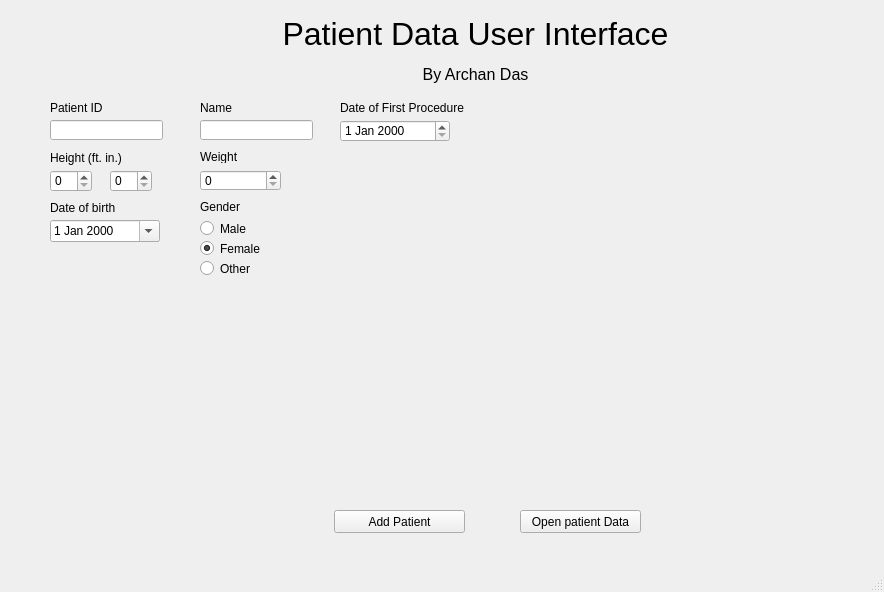
<?xml version="1.0" encoding="UTF-8"?>
<ui version="4.0">
 <class>MainWindow</class>
 <widget class="QMainWindow" name="MainWindow">
  <property name="geometry">
   <rect>
    <x>0</x>
    <y>0</y>
    <width>884</width>
    <height>592</height>
   </rect>
  </property>
  <property name="windowTitle">
   <string>MainWindow</string>
  </property>
  <widget class="QWidget" name="centralwidget">
   <widget class="QLineEdit" name="ID">
    <property name="geometry">
     <rect>
      <x>50</x>
      <y>120</y>
      <width>113</width>
      <height>20</height>
     </rect>
    </property>
   </widget>
   <widget class="QLabel" name="label">
    <property name="geometry">
     <rect>
      <x>50</x>
      <y>100</y>
      <width>61</width>
      <height>16</height>
     </rect>
    </property>
    <property name="text">
     <string>Patient ID</string>
    </property>
   </widget>
   <widget class="QSpinBox" name="height_feet">
    <property name="geometry">
     <rect>
      <x>50</x>
      <y>170</y>
      <width>42</width>
      <height>22</height>
     </rect>
    </property>
    <property name="maximum">
     <number>12</number>
    </property>
   </widget>
   <widget class="QSpinBox" name="height_inches">
    <property name="geometry">
     <rect>
      <x>110</x>
      <y>170</y>
      <width>42</width>
      <height>22</height>
     </rect>
    </property>
    <property name="maximum">
     <number>12</number>
    </property>
   </widget>
   <widget class="QLabel" name="heightlabel">
    <property name="geometry">
     <rect>
      <x>50</x>
      <y>150</y>
      <width>101</width>
      <height>16</height>
     </rect>
    </property>
    <property name="text">
     <string>Height (ft. in.)</string>
    </property>
   </widget>
   <widget class="QDateEdit" name="dob">
    <property name="geometry">
     <rect>
      <x>50</x>
      <y>220</y>
      <width>110</width>
      <height>22</height>
     </rect>
    </property>
    <property name="calendarPopup">
     <bool>true</bool>
    </property>
   </widget>
   <widget class="QLabel" name="label_2">
    <property name="geometry">
     <rect>
      <x>50</x>
      <y>200</y>
      <width>71</width>
      <height>16</height>
     </rect>
    </property>
    <property name="text">
     <string>Date of birth</string>
    </property>
   </widget>
   <widget class="QLabel" name="label_3">
    <property name="geometry">
     <rect>
      <x>200</x>
      <y>150</y>
      <width>47</width>
      <height>13</height>
     </rect>
    </property>
    <property name="text">
     <string>Weight</string>
    </property>
   </widget>
   <widget class="QSpinBox" name="weight">
    <property name="geometry">
     <rect>
      <x>200</x>
      <y>170</y>
      <width>81</width>
      <height>21</height>
     </rect>
    </property>
    <property name="accelerated">
     <bool>true</bool>
    </property>
    <property name="maximum">
     <number>3000</number>
    </property>
    <property name="value">
     <number>0</number>
    </property>
   </widget>
   <widget class="QLineEdit" name="name">
    <property name="geometry">
     <rect>
      <x>200</x>
      <y>120</y>
      <width>113</width>
      <height>20</height>
     </rect>
    </property>
   </widget>
   <widget class="QLabel" name="label_4">
    <property name="geometry">
     <rect>
      <x>200</x>
      <y>100</y>
      <width>51</width>
      <height>16</height>
     </rect>
    </property>
    <property name="text">
     <string>Name</string>
    </property>
   </widget>
   <widget class="QLabel" name="label_5">
    <property name="geometry">
     <rect>
      <x>200</x>
      <y>200</y>
      <width>47</width>
      <height>13</height>
     </rect>
    </property>
    <property name="text">
     <string>Gender</string>
    </property>
   </widget>
   <widget class="QRadioButton" name="Male">
    <property name="geometry">
     <rect>
      <x>200</x>
      <y>220</y>
      <width>82</width>
      <height>17</height>
     </rect>
    </property>
    <property name="text">
     <string>Male</string>
    </property>
    <property name="checked">
     <bool>false</bool>
    </property>
    <attribute name="buttonGroup">
     <string notr="true">buttonGroup</string>
    </attribute>
   </widget>
   <widget class="QRadioButton" name="Female">
    <property name="geometry">
     <rect>
      <x>200</x>
      <y>240</y>
      <width>82</width>
      <height>17</height>
     </rect>
    </property>
    <property name="text">
     <string>Female</string>
    </property>
    <property name="checked">
     <bool>true</bool>
    </property>
    <attribute name="buttonGroup">
     <string notr="true">buttonGroup</string>
    </attribute>
   </widget>
   <widget class="QRadioButton" name="Other">
    <property name="geometry">
     <rect>
      <x>200</x>
      <y>260</y>
      <width>82</width>
      <height>17</height>
     </rect>
    </property>
    <property name="text">
     <string>Other</string>
    </property>
    <attribute name="buttonGroup">
     <string notr="true">buttonGroup</string>
    </attribute>
   </widget>
   <widget class="QLabel" name="label_6">
    <property name="geometry">
     <rect>
      <x>270</x>
      <y>10</y>
      <width>411</width>
      <height>81</height>
     </rect>
    </property>
    <property name="text">
     <string>&lt;html&gt;&lt;head/&gt;&lt;body&gt;&lt;p align=&quot;center&quot;&gt;&lt;span style=&quot; font-size:24pt;&quot;&gt;Patient Data User Interface&lt;/span&gt;&lt;/p&gt;&lt;p align=&quot;center&quot;&gt;&lt;span style=&quot; font-size:12pt;&quot;&gt;By Archan Das&lt;/span&gt;&lt;/p&gt;&lt;/body&gt;&lt;/html&gt;</string>
    </property>
   </widget>
   <widget class="QPushButton" name="addpatient">
    <property name="geometry">
     <rect>
      <x>334</x>
      <y>510</y>
      <width>131</width>
      <height>23</height>
     </rect>
    </property>
    <property name="text">
     <string>Add Patient</string>
    </property>
   </widget>
   <widget class="QDateEdit" name="dofp">
    <property name="geometry">
     <rect>
      <x>340</x>
      <y>120</y>
      <width>110</width>
      <height>22</height>
     </rect>
    </property>
   </widget>
   <widget class="QLabel" name="label_7">
    <property name="geometry">
     <rect>
      <x>340</x>
      <y>100</y>
      <width>131</width>
      <height>16</height>
     </rect>
    </property>
    <property name="text">
     <string>Date of First Procedure</string>
    </property>
   </widget>
   <widget class="QPushButton" name="opencsv">
    <property name="geometry">
     <rect>
      <x>520</x>
      <y>510</y>
      <width>121</width>
      <height>23</height>
     </rect>
    </property>
    <property name="text">
     <string>Open patient Data</string>
    </property>
   </widget>
  </widget>
  <widget class="QStatusBar" name="statusbar"/>
 </widget>
 <resources/>
 <connections/>
 <buttongroups>
  <buttongroup name="buttonGroup"/>
 </buttongroups>
</ui>
